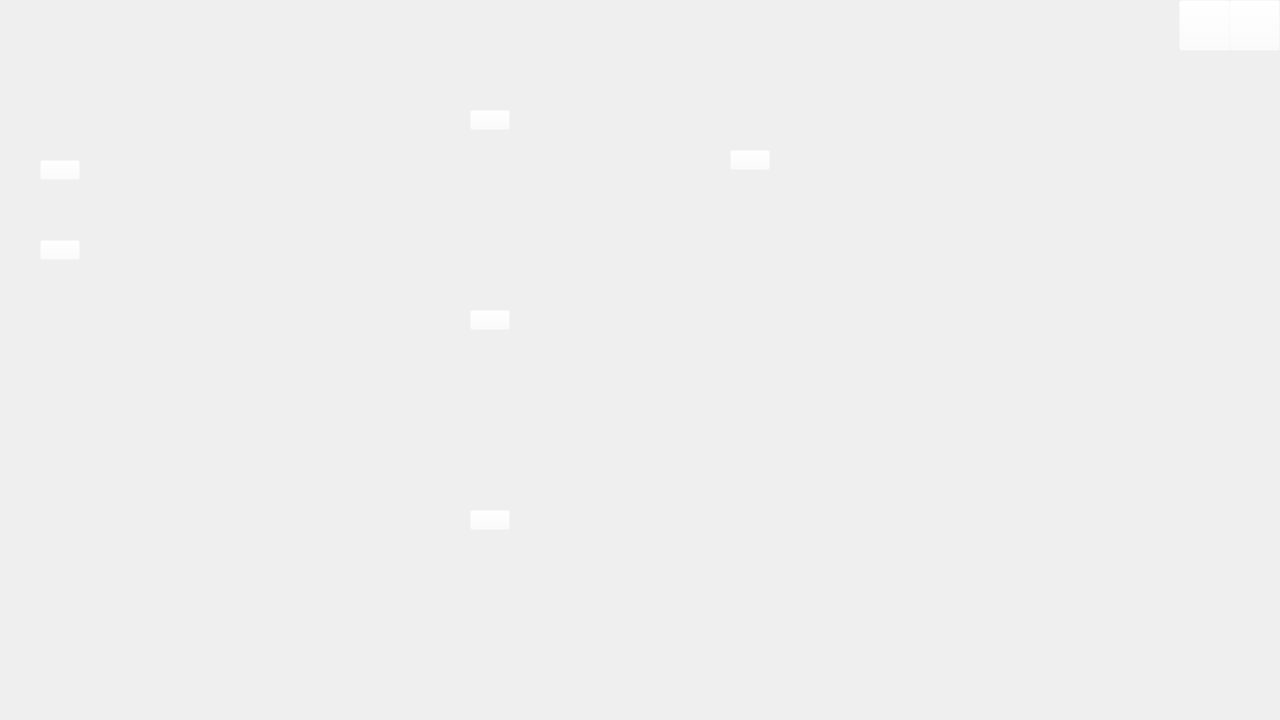
<?xml version="1.0" encoding="UTF-8"?>
<ui version="4.0">
 <class>MainWindow</class>
 <widget class="QMainWindow" name="MainWindow">
  <property name="geometry">
   <rect>
    <x>0</x>
    <y>0</y>
    <width>1280</width>
    <height>720</height>
   </rect>
  </property>
  <property name="minimumSize">
   <size>
    <width>1280</width>
    <height>720</height>
   </size>
  </property>
  <property name="maximumSize">
   <size>
    <width>1280</width>
    <height>720</height>
   </size>
  </property>
  <property name="windowTitle">
   <string>MainWindow</string>
  </property>
  <widget class="QWidget" name="centralwidget">
   <widget class="QLabel" name="background">
    <property name="geometry">
     <rect>
      <x>0</x>
      <y>0</y>
      <width>1280</width>
      <height>720</height>
     </rect>
    </property>
    <property name="text">
     <string/>
    </property>
    <property name="pixmap">
     <pixmap>GUI.jpg</pixmap>
    </property>
   </widget>
   <widget class="QPushButton" name="button_minimize">
    <property name="geometry">
     <rect>
      <x>1179</x>
      <y>0</y>
      <width>51</width>
      <height>51</height>
     </rect>
    </property>
    <property name="styleSheet">
     <string notr="true">background-color: rgba(255, 255, 255, 0);</string>
    </property>
    <property name="text">
     <string/>
    </property>
   </widget>
   <widget class="QPushButton" name="button_exit">
    <property name="geometry">
     <rect>
      <x>1229</x>
      <y>0</y>
      <width>51</width>
      <height>51</height>
     </rect>
    </property>
    <property name="styleSheet">
     <string notr="true">background-color: rgba(255, 255, 255, 0);</string>
    </property>
    <property name="text">
     <string/>
    </property>
   </widget>
   <widget class="QLineEdit" name="console">
    <property name="geometry">
     <rect>
      <x>860</x>
      <y>75</y>
      <width>380</width>
      <height>610</height>
     </rect>
    </property>
    <property name="styleSheet">
     <string notr="true">background-color: rgba(255, 255, 255, 0);</string>
    </property>
    <property name="frame">
     <bool>false</bool>
    </property>
    <property name="readOnly">
     <bool>true</bool>
    </property>
   </widget>
   <widget class="QLineEdit" name="line_monitor">
    <property name="geometry">
     <rect>
      <x>40</x>
      <y>120</y>
      <width>200</width>
      <height>30</height>
     </rect>
    </property>
    <property name="styleSheet">
     <string notr="true">background-color: rgba(255, 255, 255, 0);</string>
    </property>
    <property name="frame">
     <bool>false</bool>
    </property>
   </widget>
   <widget class="QLineEdit" name="line_adaptor">
    <property name="geometry">
     <rect>
      <x>40</x>
      <y>300</y>
      <width>200</width>
      <height>30</height>
     </rect>
    </property>
    <property name="styleSheet">
     <string notr="true">background-color: rgba(255, 255, 255, 0);</string>
    </property>
    <property name="frame">
     <bool>false</bool>
    </property>
   </widget>
   <widget class="QLineEdit" name="line_password">
    <property name="geometry">
     <rect>
      <x>40</x>
      <y>370</y>
      <width>200</width>
      <height>30</height>
     </rect>
    </property>
    <property name="styleSheet">
     <string notr="true">background-color: rgba(255, 255, 255, 0);</string>
    </property>
    <property name="frame">
     <bool>false</bool>
    </property>
   </widget>
   <widget class="QPushButton" name="button_monitor">
    <property name="geometry">
     <rect>
      <x>40</x>
      <y>160</y>
      <width>40</width>
      <height>20</height>
     </rect>
    </property>
    <property name="styleSheet">
     <string notr="true">background-color: rgba(255, 255, 255, 0);</string>
    </property>
    <property name="text">
     <string/>
    </property>
    <property name="icon">
     <iconset>
      <normaloff>off.jpg</normaloff>off.jpg</iconset>
    </property>
    <property name="iconSize">
     <size>
      <width>40</width>
      <height>20</height>
     </size>
    </property>
    <property name="checkable">
     <bool>false</bool>
    </property>
    <property name="checked">
     <bool>false</bool>
    </property>
   </widget>
   <widget class="QPushButton" name="button_connection">
    <property name="geometry">
     <rect>
      <x>40</x>
      <y>240</y>
      <width>40</width>
      <height>20</height>
     </rect>
    </property>
    <property name="styleSheet">
     <string notr="true">background-color: rgba(255, 255, 255, 0);</string>
    </property>
    <property name="text">
     <string/>
    </property>
    <property name="icon">
     <iconset>
      <normaloff>off.jpg</normaloff>off.jpg</iconset>
    </property>
    <property name="iconSize">
     <size>
      <width>40</width>
      <height>20</height>
     </size>
    </property>
    <property name="checkable">
     <bool>false</bool>
    </property>
    <property name="checked">
     <bool>false</bool>
    </property>
   </widget>
   <widget class="QPushButton" name="button_WS">
    <property name="geometry">
     <rect>
      <x>470</x>
      <y>110</y>
      <width>40</width>
      <height>20</height>
     </rect>
    </property>
    <property name="styleSheet">
     <string notr="true">background-color: rgba(255, 255, 255, 0);</string>
    </property>
    <property name="text">
     <string/>
    </property>
    <property name="icon">
     <iconset>
      <normaloff>off_blue.png</normaloff>off_blue.png</iconset>
    </property>
    <property name="iconSize">
     <size>
      <width>40</width>
      <height>20</height>
     </size>
    </property>
    <property name="checkable">
     <bool>false</bool>
    </property>
    <property name="checked">
     <bool>false</bool>
    </property>
   </widget>
   <widget class="QPushButton" name="button_CW">
    <property name="geometry">
     <rect>
      <x>470</x>
      <y>310</y>
      <width>40</width>
      <height>20</height>
     </rect>
    </property>
    <property name="styleSheet">
     <string notr="true">background-color: rgba(255, 255, 255, 0);</string>
    </property>
    <property name="text">
     <string/>
    </property>
    <property name="icon">
     <iconset>
      <normaloff>off_green.png</normaloff>off_green.png</iconset>
    </property>
    <property name="iconSize">
     <size>
      <width>40</width>
      <height>20</height>
     </size>
    </property>
    <property name="checkable">
     <bool>false</bool>
    </property>
    <property name="checked">
     <bool>false</bool>
    </property>
   </widget>
   <widget class="QPushButton" name="button_BF">
    <property name="geometry">
     <rect>
      <x>470</x>
      <y>510</y>
      <width>40</width>
      <height>20</height>
     </rect>
    </property>
    <property name="styleSheet">
     <string notr="true">background-color: rgba(255, 255, 255, 0);</string>
    </property>
    <property name="text">
     <string/>
    </property>
    <property name="icon">
     <iconset>
      <normaloff>off_orange.png</normaloff>off_orange.png</iconset>
    </property>
    <property name="iconSize">
     <size>
      <width>40</width>
      <height>20</height>
     </size>
    </property>
    <property name="checkable">
     <bool>false</bool>
    </property>
    <property name="checked">
     <bool>false</bool>
    </property>
   </widget>
   <widget class="QPushButton" name="button_anti_jamming">
    <property name="geometry">
     <rect>
      <x>730</x>
      <y>150</y>
      <width>40</width>
      <height>20</height>
     </rect>
    </property>
    <property name="styleSheet">
     <string notr="true">background-color: rgba(255, 255, 255, 0);</string>
    </property>
    <property name="text">
     <string/>
    </property>
    <property name="icon">
     <iconset>
      <normaloff>off.jpg</normaloff>off.jpg</iconset>
    </property>
    <property name="iconSize">
     <size>
      <width>40</width>
      <height>20</height>
     </size>
    </property>
    <property name="checkable">
     <bool>false</bool>
    </property>
    <property name="checked">
     <bool>false</bool>
    </property>
   </widget>
   <widget class="QLineEdit" name="line_eapol">
    <property name="geometry">
     <rect>
      <x>450</x>
      <y>150</y>
      <width>40</width>
      <height>20</height>
     </rect>
    </property>
    <property name="styleSheet">
     <string notr="true">background-color: rgba(255, 255, 255, 0);</string>
    </property>
    <property name="frame">
     <bool>false</bool>
    </property>
   </widget>
   <widget class="QLineEdit" name="line_thread">
    <property name="geometry">
     <rect>
      <x>450</x>
      <y>180</y>
      <width>40</width>
      <height>20</height>
     </rect>
    </property>
    <property name="styleSheet">
     <string notr="true">background-color: rgba(255, 255, 255, 0);</string>
    </property>
    <property name="frame">
     <bool>false</bool>
    </property>
   </widget>
  </widget>
 </widget>
 <resources/>
 <connections/>
</ui>
